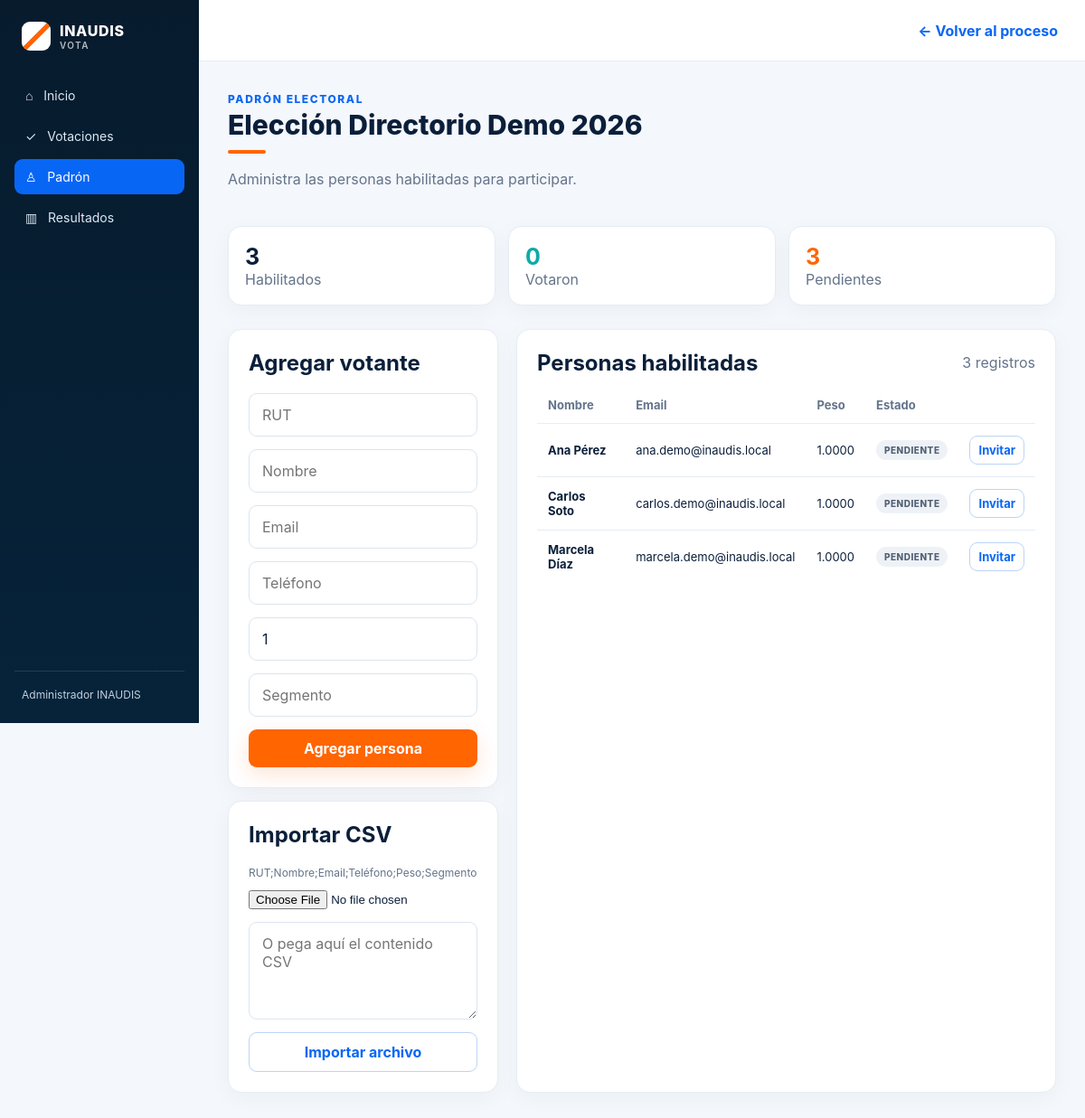
/census.php?election_id=1 (signed in), run on the app's committed database.
### tables this page shows
CREATE TABLE elections (
    id BIGINT UNSIGNED AUTO_INCREMENT PRIMARY KEY,
    organization_id BIGINT UNSIGNED NOT NULL,
    title VARCHAR(180) NOT NULL,
    description TEXT NULL,
    voting_mode ENUM('secret','public') NOT NULL DEFAULT 'secret',
    status ENUM('draft','scheduled','open','closed','cancelled') NOT NULL DEFAULT 'draft',
    starts_at DATETIME NULL,
    ends_at DATETIME NULL,
    allow_weighted_vote TINYINT(1) NOT NULL DEFAULT 0,
    ballot_locked_at DATETIME NULL,
    census_locked_at DATETIME NULL,
    created_by BIGINT UNSIGNED NOT NULL,
    created_at DATETIME NOT NULL DEFAULT CURRENT_TIMESTAMP,
    updated_at DATETIME NOT NULL DEFAULT CURRENT_TIMESTAMP ON UPDATE CURRENT_TIMESTAMP,
    CONSTRAINT fk_elections_organization FOREIGN KEY (organization_id) REFERENCES organizations(id),
    CONSTRAINT fk_elections_creator FOREIGN KEY (created_by) REFERENCES users(id)
);

CREATE TABLE census_members (
    id BIGINT UNSIGNED AUTO_INCREMENT PRIMARY KEY,
    election_id BIGINT UNSIGNED NOT NULL,
    rut VARCHAR(20) NULL,
    name VARCHAR(150) NOT NULL,
    email VARCHAR(190) NOT NULL,
    phone VARCHAR(30) NULL,
    vote_weight DECIMAL(12,4) NOT NULL DEFAULT 1.0000,
    segment VARCHAR(120) NULL,
    status ENUM('eligible','blocked') NOT NULL DEFAULT 'eligible',
    has_voted TINYINT(1) NOT NULL DEFAULT 0,
    created_at DATETIME NOT NULL DEFAULT CURRENT_TIMESTAMP,
    UNIQUE KEY uq_census_election_email (election_id, email),
    KEY idx_census_election_status (election_id, status),
    CONSTRAINT fk_census_election FOREIGN KEY (election_id) REFERENCES elections(id) ON DELETE CASCADE
);

### config/bootstrap.php (called while the page is built, shortened)
<?php
spl_autoload_register(static function (string $class): void {
    $prefix = 'InaudisVote\\';
    $baseDir = dirname(__DIR__) . '/app/';
    $relativeClass = substr($class, strlen($prefix));
    $file = $baseDir . str_replace('\\', '/', $relativeClass) . '.php';
});

### app/Core/Database.php (called while the page is built, shortened)
<?php
final class Database
{
    private static ?PDO $connection = null;
    public static function connection(): PDO
    {
        if (self::$connection instanceof PDO) {
            return self::$connection;
        }
        $host = getenv('DB_HOST') ?: '127.0.0.1';
        $port = getenv('DB_PORT') ?: '3306';
        $database = getenv('DB_NAME') ?: (getenv('DB_DATABASE') ?: 'inaudis_vote');
        $username = getenv('DB_USER') ?: (getenv('DB_USERNAME') ?: 'root');
        $password = getenv('DB_PASSWORD') ?: '';
        $dsn = sprintf(
            'mysql:host=%s;port=%s;dbname=%s;charset=utf8mb4',
            $host,
            $port,
            $database
        );
        try {
            self::$connection = new PDO($dsn, $username, $password, [
                PDO::ATTR_ERRMODE => PDO::ERRMODE_EXCEPTION,
                PDO::ATTR_DEFAULT_FETCH_MODE => PDO::FETCH_ASSOC,
                PDO::ATTR_EMULATE_PREPARES => false,
            ]);
        } catch (PDOException $exception) {
            throw new RuntimeException('No fue posible conectar con la base de datos.', 0, $exception);
        }
        return self::$connection;
    }
}

### app/Services/ElectionService.php (called while the page is built, shortened)
<?php
final class ElectionService
{
    public static function find(int $id): ?array
    {
        $stmt = Database::connection()->prepare('SELECT e.*, o.name organization_name FROM elections e JOIN organizations o ON o.id=e.organization_id WHERE e.id=:id');
        $stmt->execute(['id' => $id]);
        $row = $stmt->fetch(PDO::FETCH_ASSOC);
        return $row ?: null;
    }
}

### app/Services/CensusService.php (called while the page is built, shortened)
<?php
final class CensusService
{
    public static function list(int $electionId): array{$stmt=Database::connection()->prepare('SELECT * FROM census_members WHERE election_id=:id ORDER BY name');$stmt->execute(['id'=>$electionId]);return $stmt->fetchAll(PDO::FETCH_ASSOC);}
}

### public/census.php (the view)
<?php
declare(strict_types=1);require dirname(__DIR__).'/config/bootstrap.php';use InaudisVote\Core\Authorization;use InaudisVote\Core\Csrf;use InaudisVote\Services\ElectionService;use InaudisVote\Services\CensusService;$user=Authorization::requireRoles(['admin','organizer']);$electionId=(int)($_GET['election_id']??0);$election=ElectionService::find($electionId);if(!$election||!Authorization::canManageElection($user,(int)$election['organization_id'])){http_response_code(404);exit('Votación no encontrada.');}$error=null;$message=null;$inviteUrl=null;$otp=null;if($_SERVER['REQUEST_METHOD']==='POST'){if(!Csrf::validate($_POST['_csrf']??null)){$error='Solicitud inválida.';}else{try{$action=(string)($_POST['action']??'');if($action==='add'){CensusService::add($electionId,$_POST);$message='Votante agregado.';}elseif($action==='import'){$csv='';if(isset($_FILES['csv_file'])&&($_FILES['csv_file']['error']??UPLOAD_ERR_NO_FILE)===UPLOAD_ERR_OK){$size=(int)($_FILES['csv_file']['size']??0);if($size<=0||$size>2*1024*1024)throw new RuntimeException('El archivo CSV debe pesar entre 1 byte y 2 MB.');$name=(string)($_FILES['csv_file']['name']??'');if(strtolower(pathinfo($name,PATHINFO_EXTENSION))!=='csv')throw new RuntimeException('Solo se permiten archivos .csv.');$csv=(string)file_get_contents((string)$_FILES['csv_file']['tmp_name']);}else{$csv=(string)($_POST['csv']??'');}if(trim($csv)==='')throw new RuntimeException('Selecciona un CSV o pega su contenido.');$result=CensusService::importCsv($electionId,$csv);$message='Importados: '.$result['created'].'. Errores: '.count($result['errors']);if($result['errors'])$error=implode(' | ',array_slice($result['errors'],0,3));}elseif($action==='invite'){$inv=CensusService::generateInvitation((int)($_POST['member_id']??0));$scheme=(!empty($_SERVER['HTTPS'])&&$_SERVER['HTTPS']!=='off')?'https':'http';$inviteUrl=$scheme.'://'.($_SERVER['HTTP_HOST']??'localhost').'/vote.php?token='.$inv['token'];$otp=$inv['otp'];$message='Invitación demo generada para '.$inv['email'].'.';}}catch(Throwable $e){$error=$e->getMessage();}}}$members=CensusService::list($electionId);$voted=count(array_filter($members,fn($m)=>(bool)$m['has_voted']));
?><!doctype html><html lang="es"><head><meta charset="utf-8"><meta name="viewport" content="width=device-width,initial-scale=1"><title>Padrón | INAUDIS Vota</title><link rel="stylesheet" href="/assets/inaudis-vota.css"></head><body class="vota-ui"><div class="v-shell"><aside class="v-sidebar"><div class="v-brand"><span class="v-brandmark"></span><span>INAUDIS<small>VOTA</small></span></div><nav class="v-nav"><a href="/dashboard.php">⌂ &nbsp; Inicio</a><a href="/elections.php">✓ &nbsp; Votaciones</a><a class="active" href="#">♙ &nbsp; Padrón</a><a href="/results.php?election_id=<?=$electionId?>">▥ &nbsp; Resultados</a></nav><div class="v-sidebar-foot"><?=htmlspecialchars($user['name'])?></div></aside><div class="v-main"><header class="v-topbar"><a class="v-link" href="/election.php?id=<?=$electionId?>">← Volver al proceso</a></header><main class="v-content"><div class="v-headrow"><div><div class="v-kicker">Padrón electoral</div><h1 class="v-title"><?=htmlspecialchars($election['title'])?></h1><div class="v-accent-line"></div><p class="v-subtitle">Administra las personas habilitadas para participar.</p></div></div><?php if($message):?><div class="v-alert v-alert-ok"><?=htmlspecialchars($message)?></div><?php endif;?><?php if($error):?><div class="v-alert v-alert-error"><?=htmlspecialchars($error)?></div><?php endif;?><?php if($inviteUrl):?><div class="v-alert" style="background:#eef6ff;border:1px solid #cfe2ff;color:var(--ink)"><strong>Invitación demo</strong><div style="word-break:break-all;margin:8px 0"><?=htmlspecialchars($inviteUrl)?></div><strong style="color:var(--orange)">OTP: <?=htmlspecialchars((string)$otp)?></strong><div class="v-muted" style="font-size:12px;margin-top:5px">En producción no se mostrará al administrador.</div></div><?php endif;?><section class="v-stats" style="grid-template-columns:repeat(3,1fr)"><div class="v-card v-stat"><strong><?=count($members)?></strong><span class="v-muted">Habilitados</span></div><div class="v-card v-stat teal"><strong><?=$voted?></strong><span class="v-muted">Votaron</span></div><div class="v-card v-stat orange"><strong><?=count($members)-$voted?></strong><span class="v-muted">Pendientes</span></div></section><div class="v-grid-2"><aside class="v-stack"><section class="v-card v-pad"><h2 style="margin-top:0">Agregar votante</h2><form method="post" class="v-stack"><?=Csrf::input()?><input type="hidden" name="action" value="add"><input class="v-field" name="rut" placeholder="RUT"><input class="v-field" name="name" required placeholder="Nombre"><input class="v-field" name="email" type="email" required placeholder="Email"><input class="v-field" name="phone" placeholder="Teléfono"><input class="v-field" name="vote_weight" type="number" step="0.0001" value="1"><input class="v-field" name="segment" placeholder="Segmento"><button class="v-btn v-btn-orange">Agregar persona</button></form></section><section class="v-card v-pad"><h2 style="margin-top:0">Importar CSV</h2><p class="v-muted" style="font-size:12px">RUT;Nombre;Email;Teléfono;Peso;Segmento</p><form method="post" enctype="multipart/form-data" class="v-stack"><?=Csrf::input()?><input type="hidden" name="action" value="import"><input type="file" name="csv_file" accept=".csv,text/csv"><textarea class="v-field" name="csv" rows="4" placeholder="O pega aquí el contenido CSV"></textarea><button class="v-btn v-btn-outline">Importar archivo</button></form></section></aside><section class="v-card v-pad v-table-wrap"><div class="v-section-head"><h2 style="margin:0">Personas habilitadas</h2><span class="v-muted"><?=count($members)?> registros</span></div><table class="v-table"><thead><tr><th>Nombre</th><th>Email</th><th>Peso</th><th>Estado</th><th></th></tr></thead><tbody><?php foreach($members as $m):?><tr><td><strong><?=htmlspecialchars($m['name'])?></strong></td><td><?=htmlspecialchars($m['email'])?></td><td><?=htmlspecialchars((string)$m['vote_weight'])?></td><td><span class="v-status <?=$m['has_voted']?'v-status-open':'v-status-draft'?>"><?=$m['has_voted']?'Votó':'Pendiente'?></span></td><td><?php if(!$m['has_voted']):?><form method="post"><?=Csrf::input()?><input type="hidden" name="action" value="invite"><input type="hidden" name="member_id" value="<?=$m['id']?>"><button class="v-btn v-btn-outline" style="padding:7px 9px">Invitar</button></form><?php endif;?></td></tr><?php endforeach;?></tbody></table></section></div></main></div></div></body></html>

### public/assets/inaudis-vota.css (style rules this page uses)
:root { --navy:#071b2d;--blue:#0866f5;--orange:#ff6500;--teal:#0eaaa7;--ink:#0b1f3a;--muted:#64748b;--line:#e5edf6;--bg:#f4f7fb;--danger:#dc2626 }
* { box-sizing:border-box }
body.vota-ui { margin:0;background:var(--bg);color:var(--ink);font-family:Inter,ui-sans-serif,system-ui,-apple-system,BlinkMacSystemFont,"Segoe UI",sans-serif }
.v-shell { min-height:100vh;display:grid;grid-template-columns:220px 1fr }
.v-sidebar { background:linear-gradient(180deg,var(--navy),#06233a);color:#fff;padding:24px 16px;display:flex;flex-direction:column;position:sticky;top:0;height:100vh }
.v-brand { display:flex;align-items:center;gap:10px;font-weight:800;letter-spacing:.04em;margin:0 8px 30px }
.v-brandmark { width:32px;height:32px;border-radius:9px;background:linear-gradient(135deg,#fff 0 45%,var(--orange) 46% 57%,#fff 58%);box-shadow:inset 0 0 0 1px #ffffff22 }
.v-brand small { display:block;font-size:10px;font-weight:600;opacity:.7;letter-spacing:.14em }
.v-nav { display:grid;gap:6px }
.v-nav a { color:#dce9f5;text-decoration:none;padding:11px 12px;border-radius:9px;font-size:14px }
.v-nav a:hover,.v-nav a.active { background:var(--blue);color:#fff }
.v-sidebar-foot { margin-top:auto;border-top:1px solid #ffffff1f;padding:18px 8px 0;font-size:12px;color:#bfd0df }
.v-main { min-width:0 }
.v-topbar { height:68px;background:#fff;border-bottom:1px solid var(--line);display:flex;align-items:center;justify-content:flex-end;padding:0 30px;gap:14px }
.v-content { max-width:1240px;margin:auto;padding:34px 32px 56px }
.v-kicker { font-size:12px;text-transform:uppercase;letter-spacing:.13em;color:var(--blue);font-weight:800 }
.v-title { font-size:30px;line-height:1.15;margin:4px 0 6px;font-weight:800 }
.v-subtitle,.v-muted { color:var(--muted) }
.v-headrow,.v-section-head { display:flex;justify-content:space-between;align-items:flex-start;gap:20px }
.v-headrow { margin-bottom:26px }
.v-section-head { align-items:center;margin-bottom:12px }
.v-btn { border:0;border-radius:9px;padding:11px 17px;font:inherit;font-weight:750;text-decoration:none;display:inline-flex;align-items:center;justify-content:center;gap:8px;cursor:pointer }
.v-btn-orange { background:var(--orange);color:#fff;box-shadow:0 8px 22px #ff65002b }
.v-btn-outline { background:#fff;color:var(--blue);border:1px solid #bcd4f8 }
.v-card { background:#fff;border:1px solid var(--line);border-radius:15px;box-shadow:0 6px 24px #0b1f3a0a }
.v-pad { padding:22px }
.v-status { display:inline-flex;border-radius:999px;padding:5px 9px;font-size:10px;font-weight:800;letter-spacing:.05em;text-transform:uppercase }
.v-status-draft { background:#eef2f7;color:#526174 }
.v-stats { display:grid;grid-template-columns:repeat(4,1fr);gap:14px;margin:16px 0 26px }
.v-stat { padding:18px }
.v-stat strong { display:block;font-size:25px }
.v-stat.teal strong { color:var(--teal) }
.v-stat.orange strong { color:var(--orange) }
.v-link { color:var(--blue);font-weight:700;text-decoration:none }
.v-accent-line { width:42px;height:4px;background:var(--orange);border-radius:999px;margin:10px 0 18px }
.v-grid-2 { display:grid;grid-template-columns:1fr 2fr;gap:20px }
.v-stack { display:grid;gap:14px }
.v-field { width:100%;border:1px solid #dbe5ef;border-radius:9px;padding:13px 14px;font:inherit;outline:none;background:#fff;color:var(--ink) }
.v-table-wrap { overflow:auto }
.v-table { width:100%;border-collapse:collapse;font-size:13px }
.v-table th { text-align:left;color:var(--muted);font-weight:700;padding:12px }
.v-table td { padding:13px 12px;border-top:1px solid var(--line) }

### data on the page
elections: title "Elección Directorio Demo 2026"
census_members: has_voted "0", name "Ana Pérez", email "ana.demo@inaudis.local", vote_weight "1.0000", shows "PENDIENTE"
census_members: name "Carlos Soto", email "carlos.demo@inaudis.local", vote_weight "1.0000", has_voted "PENDIENTE"
census_members: name "Marcela Díaz", email "marcela.demo@inaudis.local", vote_weight "1.0000", has_voted "PENDIENTE"

### other printed values
$user['name'] "Administrador INAUDIS"
count($members) "3"
count($members)-$voted "3"
